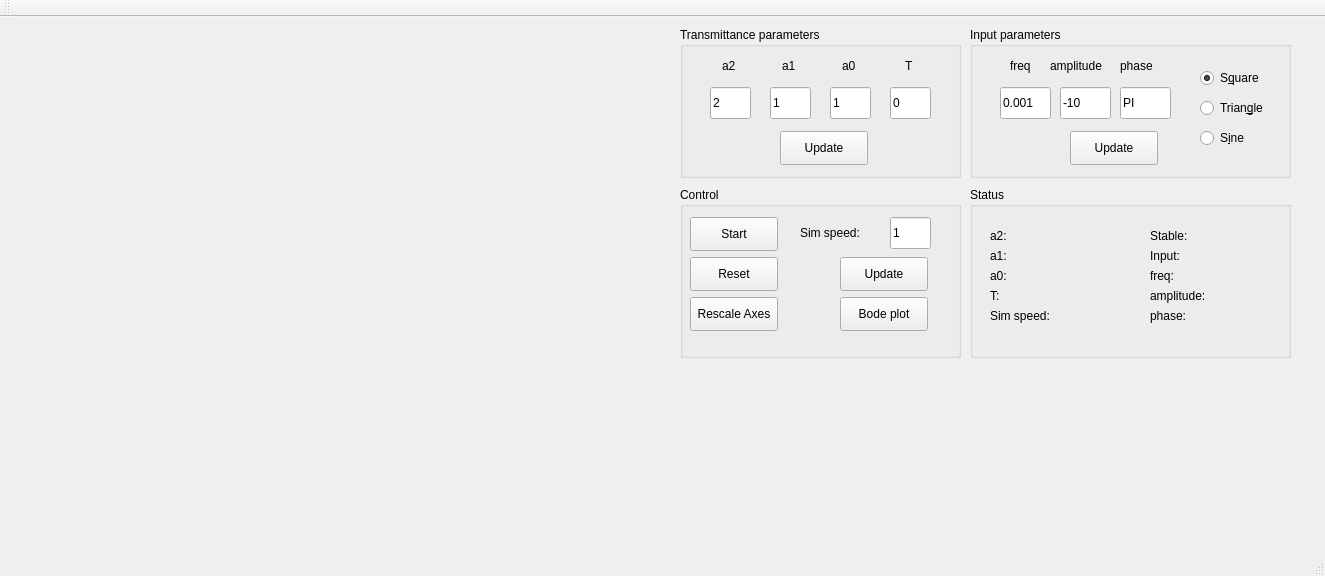
<?xml version="1.0" encoding="UTF-8"?>
<ui version="4.0">
 <class>MainWindow</class>
 <widget class="QMainWindow" name="MainWindow">
  <property name="geometry">
   <rect>
    <x>0</x>
    <y>0</y>
    <width>1325</width>
    <height>576</height>
   </rect>
  </property>
  <property name="windowTitle">
   <string>MainWindow</string>
  </property>
  <widget class="QWidget" name="centralWidget">
   <widget class="QCustomPlot" name="customPlot" native="true">
    <property name="geometry">
     <rect>
      <x>50</x>
      <y>30</y>
      <width>491</width>
      <height>291</height>
     </rect>
    </property>
   </widget>
   <widget class="QGroupBox" name="groupBox">
    <property name="geometry">
     <rect>
      <x>680</x>
      <y>10</y>
      <width>281</width>
      <height>151</height>
     </rect>
    </property>
    <property name="title">
     <string>Transmittance parameters</string>
    </property>
    <widget class="QLineEdit" name="a2Edit">
     <property name="geometry">
      <rect>
       <x>30</x>
       <y>60</y>
       <width>41</width>
       <height>32</height>
      </rect>
     </property>
     <property name="text">
      <string>2</string>
     </property>
    </widget>
    <widget class="QLineEdit" name="a1Edit">
     <property name="geometry">
      <rect>
       <x>90</x>
       <y>60</y>
       <width>41</width>
       <height>32</height>
      </rect>
     </property>
     <property name="text">
      <string>1</string>
     </property>
    </widget>
    <widget class="QLineEdit" name="a0Edit">
     <property name="geometry">
      <rect>
       <x>150</x>
       <y>60</y>
       <width>41</width>
       <height>32</height>
      </rect>
     </property>
     <property name="text">
      <string>1</string>
     </property>
    </widget>
    <widget class="QLabel" name="label">
     <property name="geometry">
      <rect>
       <x>42</x>
       <y>30</y>
       <width>21</width>
       <height>18</height>
      </rect>
     </property>
     <property name="text">
      <string>a2</string>
     </property>
    </widget>
    <widget class="QLabel" name="label_2">
     <property name="geometry">
      <rect>
       <x>102</x>
       <y>30</y>
       <width>21</width>
       <height>18</height>
      </rect>
     </property>
     <property name="text">
      <string>a1</string>
     </property>
    </widget>
    <widget class="QLabel" name="label_3">
     <property name="geometry">
      <rect>
       <x>162</x>
       <y>30</y>
       <width>21</width>
       <height>18</height>
      </rect>
     </property>
     <property name="text">
      <string>a0</string>
     </property>
    </widget>
    <widget class="QLineEdit" name="TEdit">
     <property name="geometry">
      <rect>
       <x>210</x>
       <y>60</y>
       <width>41</width>
       <height>32</height>
      </rect>
     </property>
     <property name="text">
      <string>0</string>
     </property>
    </widget>
    <widget class="QLabel" name="label_4">
     <property name="geometry">
      <rect>
       <x>225</x>
       <y>30</y>
       <width>16</width>
       <height>18</height>
      </rect>
     </property>
     <property name="text">
      <string>T</string>
     </property>
    </widget>
    <widget class="QPushButton" name="UpdateButton">
     <property name="geometry">
      <rect>
       <x>100</x>
       <y>104</y>
       <width>88</width>
       <height>34</height>
      </rect>
     </property>
     <property name="text">
      <string>Update</string>
     </property>
    </widget>
   </widget>
   <widget class="QGroupBox" name="groupBox_2">
    <property name="geometry">
     <rect>
      <x>970</x>
      <y>10</y>
      <width>321</width>
      <height>151</height>
     </rect>
    </property>
    <property name="title">
     <string>Input parameters</string>
    </property>
    <widget class="QLineEdit" name="freqEdit">
     <property name="geometry">
      <rect>
       <x>30</x>
       <y>60</y>
       <width>51</width>
       <height>32</height>
      </rect>
     </property>
     <property name="text">
      <string>0.001</string>
     </property>
    </widget>
    <widget class="QLineEdit" name="ampEdit">
     <property name="geometry">
      <rect>
       <x>90</x>
       <y>60</y>
       <width>51</width>
       <height>32</height>
      </rect>
     </property>
     <property name="text">
      <string>-10</string>
     </property>
    </widget>
    <widget class="QLineEdit" name="phaseEdit">
     <property name="geometry">
      <rect>
       <x>150</x>
       <y>60</y>
       <width>51</width>
       <height>32</height>
      </rect>
     </property>
     <property name="text">
      <string>PI</string>
     </property>
    </widget>
    <widget class="QLabel" name="label_5">
     <property name="geometry">
      <rect>
       <x>40</x>
       <y>30</y>
       <width>31</width>
       <height>18</height>
      </rect>
     </property>
     <property name="text">
      <string>freq</string>
     </property>
    </widget>
    <widget class="QLabel" name="label_6">
     <property name="geometry">
      <rect>
       <x>80</x>
       <y>30</y>
       <width>71</width>
       <height>18</height>
      </rect>
     </property>
     <property name="text">
      <string>amplitude</string>
     </property>
    </widget>
    <widget class="QLabel" name="label_7">
     <property name="geometry">
      <rect>
       <x>150</x>
       <y>30</y>
       <width>41</width>
       <height>18</height>
      </rect>
     </property>
     <property name="text">
      <string>phase</string>
     </property>
    </widget>
    <widget class="QPushButton" name="updateInputButton">
     <property name="geometry">
      <rect>
       <x>100</x>
       <y>104</y>
       <width>88</width>
       <height>34</height>
      </rect>
     </property>
     <property name="text">
      <string>Update</string>
     </property>
    </widget>
    <widget class="QRadioButton" name="squareRadio">
     <property name="geometry">
      <rect>
       <x>230</x>
       <y>40</y>
       <width>81</width>
       <height>22</height>
      </rect>
     </property>
     <property name="text">
      <string>S&amp;quare</string>
     </property>
     <property name="checked">
      <bool>true</bool>
     </property>
     <attribute name="buttonGroup">
      <string notr="true">buttonGroup</string>
     </attribute>
    </widget>
    <widget class="QRadioButton" name="triangleRadio">
     <property name="geometry">
      <rect>
       <x>230</x>
       <y>70</y>
       <width>81</width>
       <height>22</height>
      </rect>
     </property>
     <property name="text">
      <string>Trian&amp;gle</string>
     </property>
     <attribute name="buttonGroup">
      <string notr="true">buttonGroup</string>
     </attribute>
    </widget>
    <widget class="QRadioButton" name="sineRadio">
     <property name="geometry">
      <rect>
       <x>230</x>
       <y>100</y>
       <width>81</width>
       <height>22</height>
      </rect>
     </property>
     <property name="text">
      <string>S&amp;ine</string>
     </property>
     <attribute name="buttonGroup">
      <string notr="true">buttonGroup</string>
     </attribute>
    </widget>
   </widget>
   <widget class="QGroupBox" name="controlBox">
    <property name="geometry">
     <rect>
      <x>680</x>
      <y>170</y>
      <width>281</width>
      <height>171</height>
     </rect>
    </property>
    <property name="title">
     <string>Control</string>
    </property>
    <widget class="QPushButton" name="resetButton">
     <property name="geometry">
      <rect>
       <x>10</x>
       <y>70</y>
       <width>88</width>
       <height>34</height>
      </rect>
     </property>
     <property name="text">
      <string>Reset</string>
     </property>
    </widget>
    <widget class="QPushButton" name="startStopButton">
     <property name="geometry">
      <rect>
       <x>10</x>
       <y>30</y>
       <width>88</width>
       <height>34</height>
      </rect>
     </property>
     <property name="text">
      <string>Start</string>
     </property>
    </widget>
    <widget class="QPushButton" name="rescaleButton">
     <property name="geometry">
      <rect>
       <x>10</x>
       <y>110</y>
       <width>88</width>
       <height>34</height>
      </rect>
     </property>
     <property name="text">
      <string>Rescale Axes</string>
     </property>
    </widget>
    <widget class="QLineEdit" name="simSpeedEdit">
     <property name="geometry">
      <rect>
       <x>210</x>
       <y>30</y>
       <width>41</width>
       <height>32</height>
      </rect>
     </property>
     <property name="text">
      <string>1</string>
     </property>
    </widget>
    <widget class="QPushButton" name="bodeButton">
     <property name="geometry">
      <rect>
       <x>160</x>
       <y>110</y>
       <width>88</width>
       <height>34</height>
      </rect>
     </property>
     <property name="text">
      <string>Bode plot</string>
     </property>
    </widget>
    <widget class="QPushButton" name="updateSpeedButton">
     <property name="geometry">
      <rect>
       <x>160</x>
       <y>70</y>
       <width>88</width>
       <height>34</height>
      </rect>
     </property>
     <property name="text">
      <string>Update</string>
     </property>
    </widget>
    <widget class="QLabel" name="label_8">
     <property name="geometry">
      <rect>
       <x>120</x>
       <y>30</y>
       <width>71</width>
       <height>31</height>
      </rect>
     </property>
     <property name="text">
      <string>Sim speed:</string>
     </property>
    </widget>
   </widget>
   <widget class="QGroupBox" name="statusBox">
    <property name="geometry">
     <rect>
      <x>970</x>
      <y>170</y>
      <width>321</width>
      <height>171</height>
     </rect>
    </property>
    <property name="title">
     <string>Status</string>
    </property>
    <widget class="QLabel" name="label_15">
     <property name="geometry">
      <rect>
       <x>20</x>
       <y>40</y>
       <width>21</width>
       <height>18</height>
      </rect>
     </property>
     <property name="text">
      <string>a2:</string>
     </property>
    </widget>
    <widget class="QLabel" name="label_16">
     <property name="geometry">
      <rect>
       <x>20</x>
       <y>60</y>
       <width>21</width>
       <height>18</height>
      </rect>
     </property>
     <property name="text">
      <string>a1:</string>
     </property>
    </widget>
    <widget class="QLabel" name="label_17">
     <property name="geometry">
      <rect>
       <x>20</x>
       <y>80</y>
       <width>21</width>
       <height>18</height>
      </rect>
     </property>
     <property name="text">
      <string>a0:</string>
     </property>
    </widget>
    <widget class="QLabel" name="label_18">
     <property name="geometry">
      <rect>
       <x>180</x>
       <y>80</y>
       <width>31</width>
       <height>18</height>
      </rect>
     </property>
     <property name="text">
      <string>freq:</string>
     </property>
    </widget>
    <widget class="QLabel" name="label_19">
     <property name="geometry">
      <rect>
       <x>180</x>
       <y>120</y>
       <width>51</width>
       <height>18</height>
      </rect>
     </property>
     <property name="text">
      <string>phase:</string>
     </property>
    </widget>
    <widget class="QLabel" name="label_20">
     <property name="geometry">
      <rect>
       <x>180</x>
       <y>100</y>
       <width>71</width>
       <height>18</height>
      </rect>
     </property>
     <property name="text">
      <string>amplitude:</string>
     </property>
    </widget>
    <widget class="QLabel" name="a2Label">
     <property name="geometry">
      <rect>
       <x>90</x>
       <y>40</y>
       <width>58</width>
       <height>18</height>
      </rect>
     </property>
     <property name="text">
      <string/>
     </property>
    </widget>
    <widget class="QLabel" name="a1Label">
     <property name="geometry">
      <rect>
       <x>90</x>
       <y>60</y>
       <width>58</width>
       <height>18</height>
      </rect>
     </property>
     <property name="text">
      <string/>
     </property>
    </widget>
    <widget class="QLabel" name="a0Label">
     <property name="geometry">
      <rect>
       <x>90</x>
       <y>80</y>
       <width>58</width>
       <height>18</height>
      </rect>
     </property>
     <property name="text">
      <string/>
     </property>
    </widget>
    <widget class="QLabel" name="phaseLabel">
     <property name="geometry">
      <rect>
       <x>250</x>
       <y>120</y>
       <width>58</width>
       <height>18</height>
      </rect>
     </property>
     <property name="text">
      <string/>
     </property>
    </widget>
    <widget class="QLabel" name="freqLabel">
     <property name="geometry">
      <rect>
       <x>250</x>
       <y>80</y>
       <width>58</width>
       <height>18</height>
      </rect>
     </property>
     <property name="text">
      <string/>
     </property>
    </widget>
    <widget class="QLabel" name="ampLabel">
     <property name="geometry">
      <rect>
       <x>250</x>
       <y>100</y>
       <width>58</width>
       <height>18</height>
      </rect>
     </property>
     <property name="text">
      <string/>
     </property>
    </widget>
    <widget class="QLabel" name="label_27">
     <property name="geometry">
      <rect>
       <x>180</x>
       <y>40</y>
       <width>51</width>
       <height>18</height>
      </rect>
     </property>
     <property name="text">
      <string>Stable:</string>
     </property>
    </widget>
    <widget class="QLabel" name="stableLabel">
     <property name="geometry">
      <rect>
       <x>250</x>
       <y>40</y>
       <width>41</width>
       <height>18</height>
      </rect>
     </property>
     <property name="text">
      <string/>
     </property>
     <property name="textFormat">
      <enum>Qt::PlainText</enum>
     </property>
    </widget>
    <widget class="QLabel" name="label_29">
     <property name="geometry">
      <rect>
       <x>180</x>
       <y>60</y>
       <width>51</width>
       <height>18</height>
      </rect>
     </property>
     <property name="text">
      <string>Input:</string>
     </property>
    </widget>
    <widget class="QLabel" name="label_30">
     <property name="geometry">
      <rect>
       <x>20</x>
       <y>100</y>
       <width>31</width>
       <height>18</height>
      </rect>
     </property>
     <property name="text">
      <string>T:</string>
     </property>
    </widget>
    <widget class="QLabel" name="TLabel">
     <property name="geometry">
      <rect>
       <x>90</x>
       <y>100</y>
       <width>58</width>
       <height>18</height>
      </rect>
     </property>
     <property name="text">
      <string/>
     </property>
    </widget>
    <widget class="QLabel" name="inputLabel">
     <property name="geometry">
      <rect>
       <x>250</x>
       <y>60</y>
       <width>61</width>
       <height>18</height>
      </rect>
     </property>
     <property name="text">
      <string/>
     </property>
    </widget>
    <widget class="QLabel" name="label_9">
     <property name="geometry">
      <rect>
       <x>20</x>
       <y>120</y>
       <width>71</width>
       <height>18</height>
      </rect>
     </property>
     <property name="text">
      <string>Sim speed:</string>
     </property>
    </widget>
    <widget class="QLabel" name="simSpeedLabel">
     <property name="geometry">
      <rect>
       <x>90</x>
       <y>120</y>
       <width>58</width>
       <height>18</height>
      </rect>
     </property>
     <property name="text">
      <string/>
     </property>
    </widget>
   </widget>
  </widget>
  <widget class="QMenuBar" name="menuBar">
   <property name="geometry">
    <rect>
     <x>0</x>
     <y>0</y>
     <width>1325</width>
     <height>30</height>
    </rect>
   </property>
  </widget>
  <widget class="QToolBar" name="mainToolBar">
   <attribute name="toolBarArea">
    <enum>TopToolBarArea</enum>
   </attribute>
   <attribute name="toolBarBreak">
    <bool>false</bool>
   </attribute>
  </widget>
  <widget class="QStatusBar" name="statusBar"/>
 </widget>
 <layoutdefault spacing="6" margin="11"/>
 <customwidgets>
  <customwidget>
   <class>QCustomPlot</class>
   <extends>QWidget</extends>
   <header>qcustomplot.h</header>
   <container>1</container>
  </customwidget>
 </customwidgets>
 <resources/>
 <connections/>
 <buttongroups>
  <buttongroup name="buttonGroup"/>
 </buttongroups>
</ui>
